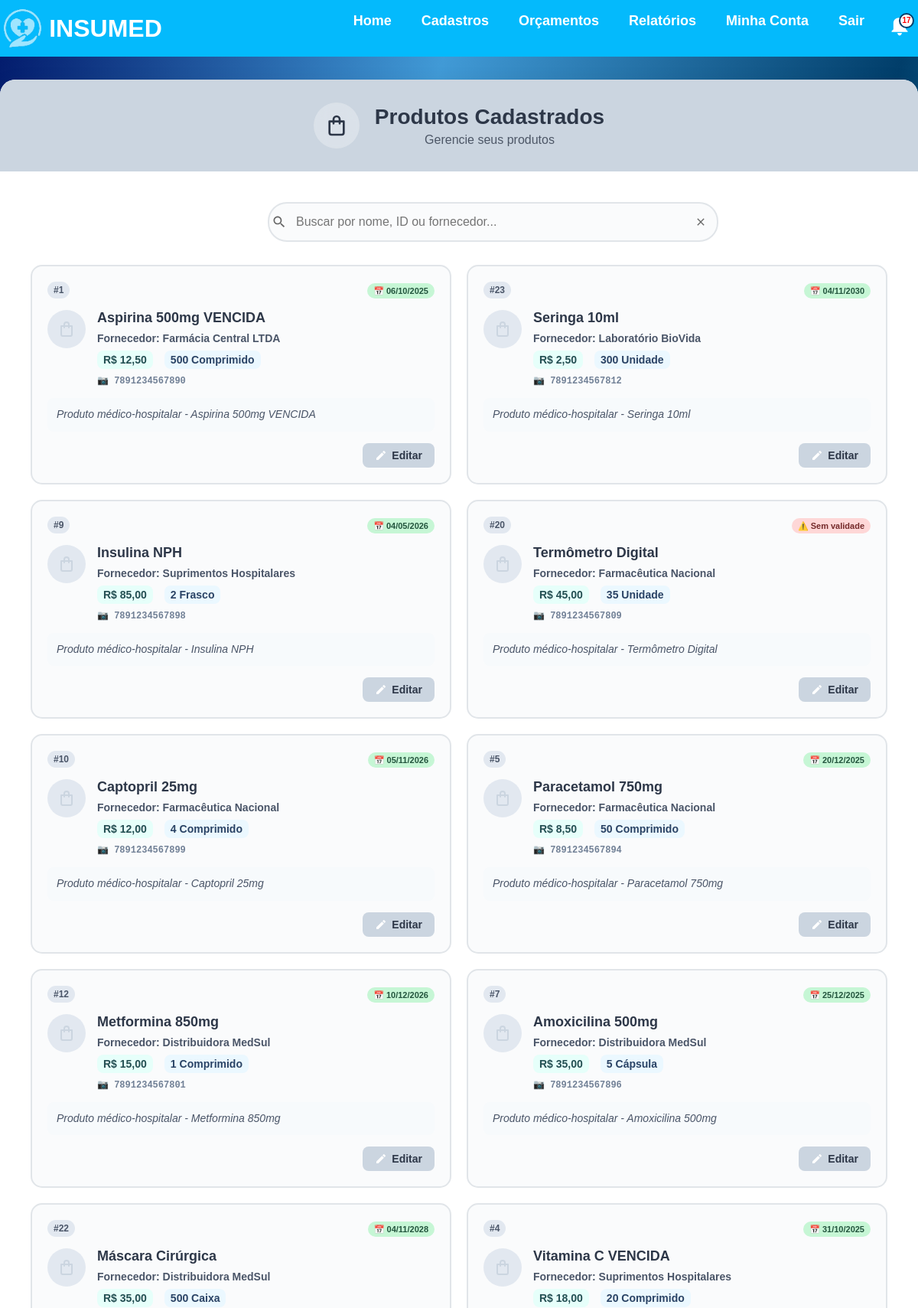
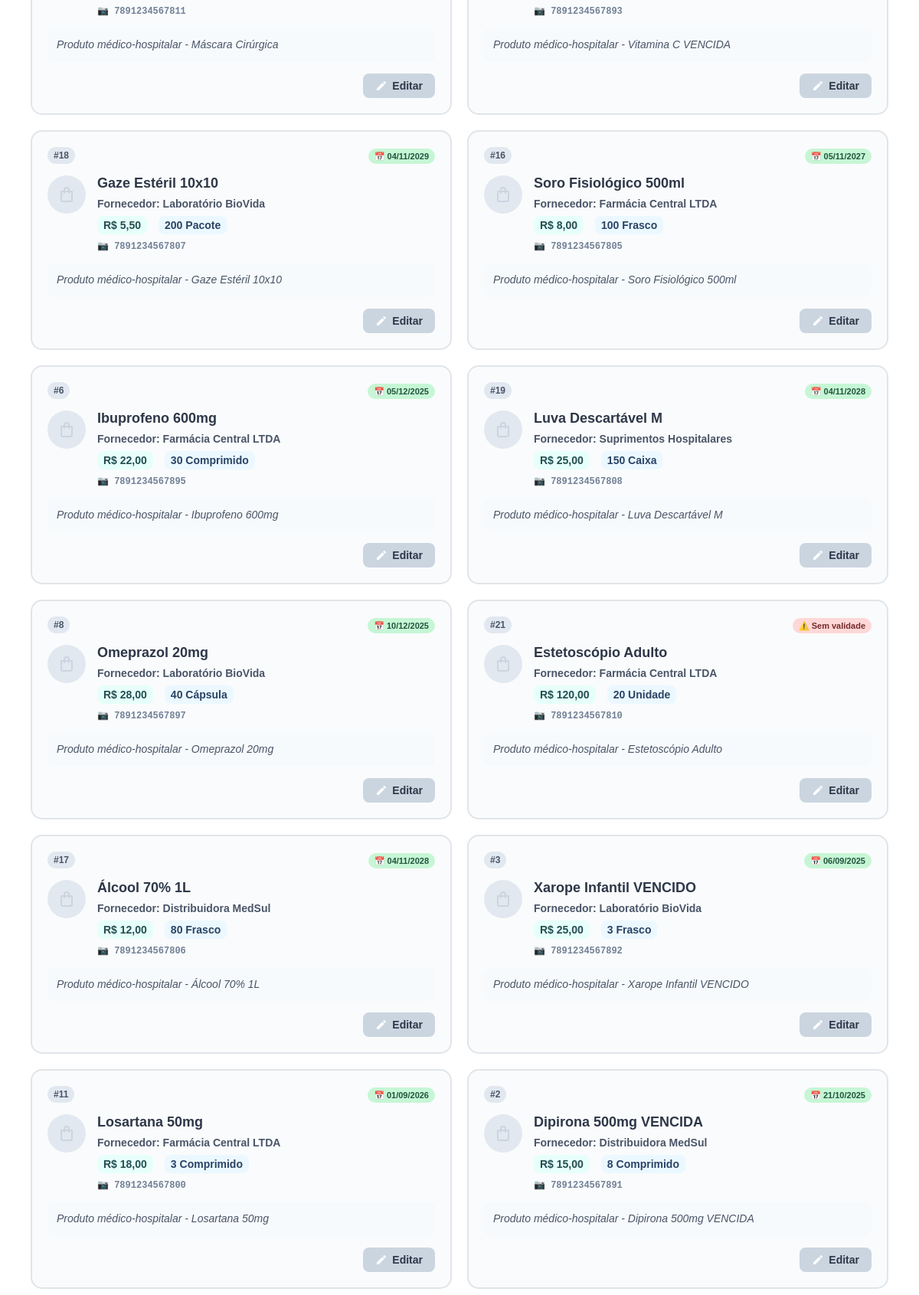
Page /produtos/lista/ (signed in, upper part) on the committed database (2 pictures, top to bottom).
### app/models.py (models this page shows, shortened)
class Produto(models.Model):
    UNIDADE_CHOICES = [
        ('Unidades', 'Unidades'),
        ('Caixa', 'Caixa'),
    ]
    nome = models.CharField(max_length=100)
    codigo_barras = models.CharField(max_length=50, blank=True, null=True, unique=True)
    preco = models.DecimalField(max_digits=10, decimal_places=2)
    preco_compra = models.DecimalField(max_digits=10, decimal_places=2, blank=True, null=True)
    descricao = models.TextField(blank=True, null=True)
    fornecedor = models.ForeignKey(Fornecedor, on_delete=models.CASCADE, related_name="produtos", null=True, blank=True)
    data_hora = models.DateTimeField(default=timezone.now)
    unidade = models.CharField(max_length=50, choices=UNIDADE_CHOICES, default="Unidades")
    quantidade = models.IntegerField()
    validade = models.DateField(blank=True, null=True)
    observacao = models.TextField(blank=True, null=True)

class Fornecedor(models.Model):
    nome = models.CharField(max_length=200, unique=True)
    cnpj = models.CharField(max_length=20, unique=True)  # Usar CharField pois pode conter caracteres especiais
    endereco = models.CharField(max_length=200)
    bairro = models.CharField(max_length=200)
    complemento = models.CharField(max_length=200, blank=True, null=True)  # Pode ser opcional
    data_nascimento = models.DateField()
    cidade = models.CharField(max_length=200)
    uf = models.CharField(max_length=2)
    cep = models.CharField(max_length=10)  # Também CharField por conta do formato
    email = models.EmailField(max_length=200)  # Melhor usar EmailField para validação
    telefone = models.CharField(max_length=20)
    ativo = models.BooleanField(default=True)
    def __str__(self):
        return self.nome

### app/views.py (the view, shortened to what this page needs)
# urls.py: path('produtos/lista/', views.lista_produtos, name='lista_produtos'),
@login_required_custom
def lista_produtos(request):
    filtro = request.GET.get('filtro')
    periodo = request.GET.get('periodo')
    produtos = Produto.objects.all()
    if periodo and periodo.isdigit():
        from datetime import timedelta
        dias = int(periodo)
        data_limite = timezone.now() - timedelta(days=dias)
        produtos = produtos.filter(data_hora__gte=data_limite)
    produtos = produtos.order_by('-data_hora')
    return render(request, 'Produtos/lista_produtos.html', {
        'produtos': produtos,
        'filtro': filtro
    })

### app/context_processors.py (called while the page is built)
def usuario_logado(request):
    try:
        context = {
            'usuario_logado': 'usuario_logado' in request.session,
            'admin_logado': 'admin_logado' in request.session,
            'notificacoes_count': 0
        }
        return context
    except Exception:
        return {
            'usuario_logado': False,
            'admin_logado': False,
            'notificacoes_count': 0
        }

### app/templates/Produtos/lista_produtos.html (shortened to what this page needs)
{% extends 'base.html' %}
{% block content %}
<div class="lista-produtos-container">
    <div class="header-section">
        <div class="icon-title">
            <div class="icon-circle">
                <svg width="32" height="32" viewBox="0 0 24 24" fill="none">
                    <path d="M19 7h-3V6a4 4 0 0 0-8 0v1H5a1 1 0 0 0-1 1v11a3 3 0 0 0 3 3h10a3 3 0 0 0 3-3V8a1 1 0 0 0-1-1zM10 6a2 2 0 0 1 4 0v1h-4V6zm8 13a1 1 0 0 1-1 1H7a1 1 0 0 1-1-1V9h2v1a1 1 0 0 0 2 0V9h4v1a1 1 0 0 0 2 0V9h2v10z" fill="#2d3748"/>
                </svg>
            </div>
            <div>
                <h1>Produtos Cadastrados</h1>
                <p>Gerencie seus produtos</p>
            </div>
        </div>
    </div>
    <div class="content-section">
        <div class="filter-section">
            <div class="search-box">
                <input type="text" id="filtroProduto" placeholder="Buscar por nome, ID ou fornecedor...">
                <button onclick="limparFiltro()" class="clear-btn">
                    <svg width="16" height="16" viewBox="0 0 24 24" fill="none">
                        <path d="M19 6.41L17.59 5 12 10.59 6.41 5 5 6.41 10.59 12 5 17.59 6.41 19 12 13.41 17.59 19 19 17.59 13.41 12z" fill="#666"/>
                    </svg>
                </button>
            </div>
        </div>
        <div class="produtos-grid">
            {% for produto in produtos %}
                <div class="produto-card" data-nome="{{ produto.nome|lower }}" data-id="{{ produto.id }}" data-fornecedor="{{ produto.fornecedor|default:'não informado'|lower }}" data-codigo="{{ produto.codigo_barras|default:''|lower }}">
                    <div class="produto-header">
                        <div class="produto-id">#{{ produto.id }}</div>
                        <div class="produto-validade">
                            {% if produto.validade %}
                                <span class="validade-badge">📅 {{ produto.validade|date:"d/m/Y" }}</span>
                            {% else %}
                                <span class="validade-badge sem-validade">⚠️ Sem validade</span>
                            {% endif %}
                        </div>
                    </div>
                    <div class="produto-info">
                        <div class="produto-avatar">
                            <svg width="24" height="24" viewBox="0 0 24 24" fill="none">
                                <path d="M19 7h-3V6a4 4 0 0 0-8 0v1H5a1 1 0 0 0-1 1v11a3 3 0 0 0 3 3h10a3 3 0 0 0 3-3V8a1 1 0 0 0-1-1zM10 6a2 2 0 0 1 4 0v1h-4V6zm8 13a1 1 0 0 1-1 1H7a1 1 0 0 1-1-1V9h2v1a1 1 0 0 0 2 0V9h4v1a1 1 0 0 0 2 0V9h2v10z" fill="#cbd5e0"/>
                            </svg>
                        </div>
                        <div class="produto-details">
                            <h3>{{ produto.nome }}</h3>
                            <p><strong>Fornecedor:</strong> {{ produto.fornecedor|default:"Não informado" }}</p>
                            <div class="produto-preco-estoque">
                                <span class="preco">R$ {{ produto.preco }}</span>
                                <span class="estoque">{{ produto.quantidade }} {{ produto.unidade }}</span>
                            </div>
                            {% if produto.codigo_barras %}
                                <small class="codigo-barras">📷 {{ produto.codigo_barras }}</small>
                            {% endif %}
                        </div>
                    </div>
                    {% if produto.descricao %}
                        <div class="produto-descricao">
                            <span class="descricao-preview">{{ produto.descricao|truncatechars:80 }}</span>
                        </div>
                    {% endif %}
                    <div class="produto-actions">
                        <a href="{% url 'editar_produto' produto.id %}" class="btn-edit">
                            <svg width="16" height="16" viewBox="0 0 24 24" fill="none">
                                <path d="M3 17.25V21h3.75L17.81 9.94l-3.75-3.75L3 17.25zM20.71 7.04c.39-.39.39-1.02 0-1.41l-2.34-2.34c-.39-.39-1.02-.39-1.41 0l-1.83 1.83 3.75 3.75 1.83-1.83z" fill="white"/>
                            </svg>
                            Editar
                        </a>
                    </div>
                </div>
            {% endfor %}
        </div>
    </div>
</div>
{% endblock %}

### static/css/style.css (style rules this page uses)
body { margin: 0; font-family: Arial, sans-serif; background-image: linear-gradient(to left top, #013e6a ,#43d1ff , #013e6a ,#419ad6, #01186a); background-repeat: no-repeat; background-size: cover; background-attachment: fixed; display: flex; flex-direction: column; min-height: 100vh; }
.produto-info { margin-bottom: 8px; font-weight: bold; }
.produto-descricao { margin: 8px 0; color: #666; font-style: italic; word-wrap: break-word; overflow-wrap: break-word; max-width: 100%; display: block; }
.descricao-preview, .descricao-completa { display: block; width: 100%; word-wrap: break-word; overflow-wrap: break-word; }

### app/templates/Produtos/lista_produtos.html (style rules this page uses)
.lista-produtos-container { max-width: 1200px; margin: 30px auto; background: white; border-radius: 20px; box-shadow: 0 10px 30px rgba(0,0,0,0.1); overflow: hidden; }
.header-section { background: #cbd5e0; padding: 30px; color: #2d3748; }
.icon-title { display: flex; align-items: center; gap: 20px; justify-content: center; text-align: center; }
.icon-circle { width: 60px; height: 60px; background: rgba(255,255,255,0.3); border-radius: 50%; display: flex; align-items: center; justify-content: center; backdrop-filter: blur(10px); }
.header-section h1 { margin: 0; font-size: 28px; font-weight: 600; }
.header-section p { margin: 5px 0 0 0; opacity: 0.8; font-size: 16px; }
.content-section { padding: 40px; }
.filter-section { margin-bottom: 30px; display: flex; justify-content: center; }
.search-box { position: relative; width: 100%; max-width: 500px; }
.search-box svg:first-child { position: absolute; left: 5px; top: 50%; transform: translateY(-50%); z-index: 1; }
.search-box input { width: 100%; padding: 15px 50px 15px 35px; border: 2px solid #e1e5e9; border-radius: 25px; font-size: 16px; background: #fafbfc; transition: all 0.3s ease; }
.clear-btn { position: absolute; right: -69px; top: 50%; transform: translateY(-50%); background: none; border: none; cursor: pointer; padding: 8px; border-radius: 50%; transition: background 0.3s ease; display: flex; align-items: center; justify-content: center; }
.produtos-grid { display: grid; grid-template-columns: repeat(auto-fill, minmax(400px, 1fr)); gap: 20px; margin-bottom: 40px; }
.produto-card { background: #fafbfc; border: 2px solid #e1e5e9; border-radius: 15px; padding: 20px; transition: all 0.3s ease; }
.produto-header { display: flex; justify-content: space-between; align-items: center; margin-bottom: 15px; }
.produto-id { background: #e2e8f0; color: #4a5568; padding: 4px 8px; border-radius: 12px; font-size: 12px; font-weight: 600; }
.validade-badge { padding: 4px 8px; border-radius: 12px; font-size: 11px; font-weight: 600; background: #c6f6d5; color: #22543d; }
.validade-badge.sem-validade { background: #fed7d7; color: #742a2a; }
.produto-info { display: flex; align-items: flex-start; gap: 15px; margin-bottom: 15px; }
.produto-avatar { width: 50px; height: 50px; background: #e2e8f0; border-radius: 50%; display: flex; align-items: center; justify-content: center; flex-shrink: 0; }
.produto-details h3 { margin: 0 0 8px 0; font-size: 18px; font-weight: 600; color: #2d3748; }
.produto-details p { margin: 0 0 8px 0; color: #4a5568; font-size: 14px; }
.produto-preco-estoque { display: flex; gap: 15px; margin-bottom: 5px; }
.preco { background: #e6fffa; color: #234e52; padding: 4px 8px; border-radius: 8px; font-weight: 600; font-size: 14px; }
.estoque { background: #ebf8ff; color: #2a4365; padding: 4px 8px; border-radius: 8px; font-weight: 600; font-size: 14px; }
.codigo-barras { color: #718096; font-size: 12px; font-family: monospace; }
.produto-descricao { background: #f7fafc; padding: 12px; border-radius: 8px; margin-bottom: 15px; font-size: 14px; color: #4a5568; line-height: 1.4; }
.produto-actions { display: flex; justify-content: flex-end; }
.btn-edit { background: #cbd5e0; color: #2d3748; border: none; padding: 8px 16px; border-radius: 8px; font-size: 14px; font-weight: 600; cursor: pointer; display: flex; align-items: center; gap: 6px; transition: all 0.3s ease; text-decoration: none; }

### rows in the picture
Produto: id "1", validade "06/10/2025", nome "Aspirina 500mg VENCIDA", fornecedor "Farmácia Central LTDA", preco "12,50", quantidade "500", unidade "Comprimido", codigo_barras "7891234567890", descricao "Produto médico-hospitalar - Aspirina 500mg VENCIDA"
Produto: id "23", validade "04/11/2030", nome "Seringa 10ml", fornecedor "Laboratório BioVida", preco "2,50", quantidade "300", unidade "Unidade", codigo_barras "7891234567812", descricao "Produto médico-hospitalar - Seringa 10ml"
Produto: id "9", validade "04/05/2026", nome "Insulina NPH", fornecedor "Suprimentos Hospitalares", preco "85,00", quantidade "2", unidade "Frasco", codigo_barras "7891234567898", descricao "Produto médico-hospitalar - Insulina NPH"
Produto: id "20", shows "⚠️ Sem validade", nome "Termômetro Digital", fornecedor "Farmacêutica Nacional", preco "45,00", quantidade "35", unidade "Unidade", codigo_barras "7891234567809", descricao "Produto médico-hospitalar - Termômetro Digital"
Produto: id "10", validade "05/11/2026", nome "Captopril 25mg", fornecedor "Farmacêutica Nacional", preco "12,00", quantidade "4", unidade "Comprimido", codigo_barras "7891234567899", descricao "Produto médico-hospitalar - Captopril 25mg"
Produto: id "5", validade "20/12/2025", nome "Paracetamol 750mg", fornecedor "Farmacêutica Nacional", preco "8,50", quantidade "50", unidade "Comprimido", codigo_barras "7891234567894", descricao "Produto médico-hospitalar - Paracetamol 750mg"
Produto: id "12", validade "10/12/2026", nome "Metformina 850mg", fornecedor "Distribuidora MedSul", preco "15,00", quantidade "1", unidade "Comprimido", codigo_barras "7891234567801", descricao "Produto médico-hospitalar - Metformina 850mg"
Produto: id "7", validade "25/12/2025", nome "Amoxicilina 500mg", fornecedor "Distribuidora MedSul", preco "35,00", quantidade "5", unidade "Cápsula", codigo_barras "7891234567896", descricao "Produto médico-hospitalar - Amoxicilina 500mg"
Produto: id "22", validade "04/11/2028", nome "Máscara Cirúrgica", fornecedor "Distribuidora MedSul", preco "35,00", quantidade "500", unidade "Caixa", codigo_barras "7891234567811", descricao "Produto médico-hospitalar - Máscara Cirúrgica"
Produto: id "4", validade "31/10/2025", nome "Vitamina C VENCIDA", fornecedor "Suprimentos Hospitalares", preco "18,00", quantidade "20", unidade "Comprimido", codigo_barras "7891234567893", descricao "Produto médico-hospitalar - Vitamina C VENCIDA"
Produto: id "18", validade "04/11/2029", nome "Gaze Estéril 10x10", fornecedor "Laboratório BioVida", preco "5,50", quantidade "200", unidade "Pacote", codigo_barras "7891234567807", descricao "Produto médico-hospitalar - Gaze Estéril 10x10"
Produto: id "16", validade "05/11/2027", nome "Soro Fisiológico 500ml", fornecedor "Farmácia Central LTDA", preco "8,00", quantidade "100", unidade "Frasco", codigo_barras "7891234567805", descricao "Produto médico-hospitalar - Soro Fisiológico 500ml"
Produto: id "6", validade "05/12/2025", nome "Ibuprofeno 600mg", fornecedor "Farmácia Central LTDA", preco "22,00", quantidade "30", unidade "Comprimido", codigo_barras "7891234567895", descricao "Produto médico-hospitalar - Ibuprofeno 600mg"
Produto: id "19", validade "04/11/2028", nome "Luva Descartável M", fornecedor "Suprimentos Hospitalares", preco "25,00", quantidade "150", unidade "Caixa", codigo_barras "7891234567808", descricao "Produto médico-hospitalar - Luva Descartável M"
Produto: id "8", validade "10/12/2025", nome "Omeprazol 20mg", fornecedor "Laboratório BioVida", preco "28,00", quantidade "40", unidade "Cápsula", codigo_barras "7891234567897", descricao "Produto médico-hospitalar - Omeprazol 20mg"
Produto: id "21", shows "⚠️ Sem validade", nome "Estetoscópio Adulto", fornecedor "Farmácia Central LTDA", preco "120,00", quantidade "20", unidade "Unidade", codigo_barras "7891234567810", descricao "Produto médico-hospitalar - Estetoscópio Adulto"
Produto: id "17", validade "04/11/2028", nome "Álcool 70% 1L", fornecedor "Distribuidora MedSul", preco "12,00", quantidade "80", unidade "Frasco", codigo_barras "7891234567806", descricao "Produto médico-hospitalar - Álcool 70% 1L"
Produto: id "3", validade "06/09/2025", nome "Xarope Infantil VENCIDO", fornecedor "Laboratório BioVida", preco "25,00", quantidade "3", unidade "Frasco", codigo_barras "7891234567892", descricao "Produto médico-hospitalar - Xarope Infantil VENCIDO"
Produto: id "11", validade "01/09/2026", nome "Losartana 50mg", fornecedor "Farmácia Central LTDA", preco "18,00", quantidade "3", unidade "Comprimido", codigo_barras "7891234567800", descricao "Produto médico-hospitalar - Losartana 50mg"
Produto: id "2", validade "21/10/2025", nome "Dipirona 500mg VENCIDA", fornecedor "Distribuidora MedSul", preco "15,00", quantidade "8", unidade "Comprimido", codigo_barras "7891234567891", descricao "Produto médico-hospitalar - Dipirona 500mg VENCIDA"
